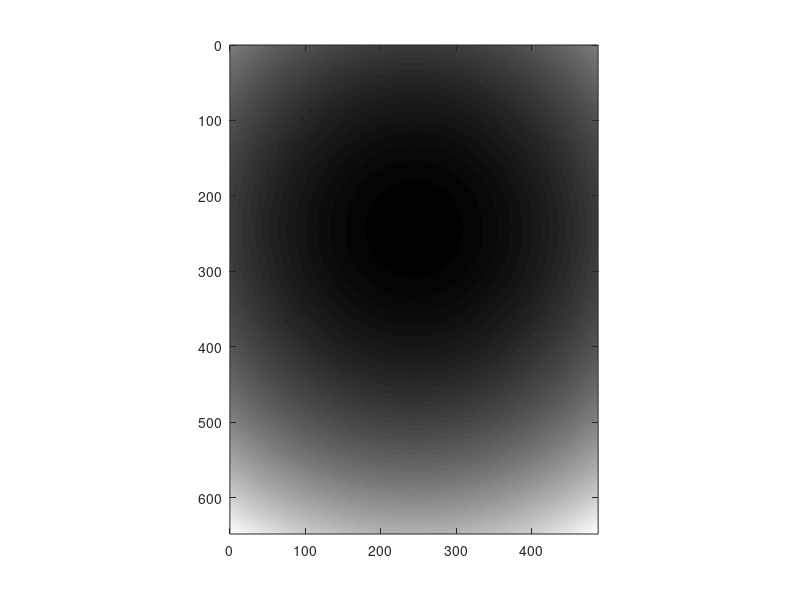

Write the MATLAB code that produced this figure. (Note: this script raises an error after producing the figure.)
clear all
tic
% Data reading & stacking
frame_width=648;
frame_height=488;

X_overlapping=30;
Y_overlapping=20;

cmin=10;
cmax_set=20;


frame_width_eff=frame_width-X_overlapping;
frame_height_eff=frame_height-Y_overlapping;


num_of_frame_per_division=16;

normalization_factor=50;

X_mosaic_starting_index=0;
Y_mosaic_starting_index=0;


X_mosaic_number=12;%12;
Y_mosaic_number=16;%16;


starting_frame_index=10;   %0.2 micron per frame, start from 1
frame_average_factor=20;    %averaged to stack
total_stack_number=1;

%

total_FOV_number=X_mosaic_number*Y_mosaic_number;
k=0;


%stiched_volume=zeros(frame_width_eff*X_mosaic_number+X_overlapping,frame_height_eff*Y_mosaic_number+Y_overlapping,num_of_frame_per_division);
% correction image generation

% correction 1 (edge summation correction)

correction_A=ones(frame_width,frame_height);

% left&right bound

for tt=1:X_overlapping
    correction_A(tt,:)=correction_A(tt,:)*(tt/(X_overlapping+1));
    correction_A(frame_width-tt+1,:)=correction_A(frame_width-tt+1,:)*(tt/(X_overlapping+1));
end
for tt=1:Y_overlapping
    correction_A(:,tt)=correction_A(:,tt)*(tt/(Y_overlapping+1));
    correction_A(:,frame_height-tt+1)=correction_A(:,frame_height-tt+1)*(tt/(Y_overlapping+1));
end

imagesc(correction_A);
colormap('gray');
axis equal
xlim([0 size(correction_A,2)]);
ylim([0 size(correction_A,1)]);

G_Ratio=1.4;
Gaussian_X_width=400*G_Ratio;
Gaussian_Y_width=300*G_Ratio;
X_offset=-80;
Y_offset=0;

correction_B_X=ones(frame_width,frame_height);
correction_B_Y=ones(frame_width,frame_height);

for tt=1:frame_height
    correction_B_X(:,tt)=gaussmf((1:frame_width),[Gaussian_X_width frame_width/2+X_offset]);
end
for tt=1:frame_width
    correction_B_Y(tt,:)=gaussmf((1:frame_height),[Gaussian_X_width frame_height/2+Y_offset]);
end
correction_B=1./(correction_B_X.*correction_B_Y);

correction_image=correction_A.*correction_B;
%correction_image(:)=1;
imagesc(correction_B);
colormap('gray');
axis equal
xlim([0 size(correction_B,2)]);
ylim([0 size(correction_B,1)]);

stiched_images=zeros(frame_width_eff*X_mosaic_number+X_overlapping,frame_height_eff*Y_mosaic_number+Y_overlapping,total_stack_number);
for NNN=1:total_stack_number
    
    division_starting_index=floor((starting_frame_index+(NNN-1)*frame_average_factor)/num_of_frame_per_division);   %start from zero
    the_starting_frame_index_in_the_first_division=starting_frame_index+(NNN-1)*frame_average_factor-division_starting_index*num_of_frame_per_division;
    division_end_index=((starting_frame_index+NNN*frame_average_factor)/num_of_frame_per_division);
    division_number=division_starting_index:division_end_index;
    temp_frame_volume=zeros(frame_width,frame_height,num_of_frame_per_division*length(division_number));
    stiched_image=zeros(frame_width_eff*X_mosaic_number+X_overlapping,frame_height_eff*Y_mosaic_number+Y_overlapping);
    
    for N=0:(total_FOV_number-1)
        X_number=rem(N,X_mosaic_number)+X_mosaic_starting_index; %0~2
        Y_number=floor(N/X_mosaic_number)+Y_mosaic_starting_index; %0~2
        X_FOV_number=X_number-X_mosaic_starting_index;
        Y_FOV_number=Y_mosaic_number-1-Y_number+Y_mosaic_starting_index;
        if (X_number<10)&&(Y_number<10)
            folder_path=sprintf('D:\\OCT data\\150727\\2015_0727_150727_pig skin_3rd(50 micron)_% d_% d\\',X_number,Y_number);
        elseif (X_number>9)&&(Y_number<10)
            folder_path=sprintf('D:\\OCT data\\150727\\2015_0727_150727_pig skin_3rd(50 micron)_%d_% d\\',X_number,Y_number);
        elseif (Y_number>9)&&(X_number<10)
            folder_path=sprintf('D:\\OCT data\\150727\\2015_0727_150727_pig skin_3rd(50 micron)_% d_%d\\',X_number,Y_number);
        else
            folder_path=sprintf('D:\\OCT data\\150727\\2015_0727_150727_pig skin_3rd(50 micron)_%d_%d\\',X_number,Y_number);
        end
        cd(folder_path);
        mkdir('divide');
        for NN=1:length(division_number)
            file_path=[folder_path sprintf('%08d',division_number(NN))];
            fin=fopen(file_path);
            A=fread(fin,[frame_width,frame_height*num_of_frame_per_division],'float32','b');
            if fin ==-1
                k=k+1;
                fclose('all');
            else
                for q=1:num_of_frame_per_division
                    temp_frame_volume(:,:,(NN-1)*num_of_frame_per_division+q)=A(:,(frame_height*(q-1)+1):frame_height*q).*correction_image;
                end
                fclose('all');
            end
        end
        %temp_frame_volume(:)=1;
        stiched_image(((X_FOV_number)*frame_width_eff+1):((X_FOV_number)*frame_width_eff+frame_width),((Y_FOV_number)*frame_height_eff+1):((Y_FOV_number)*frame_height_eff+frame_height))=stiched_image(((X_FOV_number)*frame_width_eff+1):((X_FOV_number)*frame_width_eff+frame_width),((Y_FOV_number)*frame_height_eff+1):((Y_FOV_number)*frame_height_eff+frame_height))+mean(temp_frame_volume(:,:,the_starting_frame_index_in_the_first_division:(the_starting_frame_index_in_the_first_division+frame_average_factor-1)),3);
        disp(N);

    end
    if max(max(stiched_image))<cmax_set
        cmax=max(max(stiched_image));
    else
        cmax=cmax_set;
    end
    Normailzed_image=(stiched_image-cmin)/cmax;
    Normailzed_image(Normailzed_image>1)=1;
    Normailzed_image(Normailzed_image<0)=0;
    imwrite(Normailzed_image,[cd,'\divide\',sprintf('stiched_image_%.1f micron',(starting_frame_index+(NNN-1)*frame_average_factor)*0.2),'.png']);
    fout=fopen([cd,'\divide\',sprintf('stiched_image_%.1f micron',(starting_frame_index+(NNN-1)*frame_average_factor)*0.2)],'w+');
    fwrite(fout,stiched_image,'float32','b');
end
    %imagesc(histeq(stiched_image,[0 1]));
    %colormap('gray');
    %caxis([0 1]);
    %axis equal
    %xlim([0 size(stiched_image,2)]);
    %ylim([0 size(stiched_image,1)]);
    
    
    %fin2=fopen([cd,'\divide\',sprintf('stiched_image_%.1f micron',(starting_frame_index+(NNN-1)*frame_average_factor)*0.2)]);
    %QQQ=fread(fin2,[size(stiched_image,1),size(stiched_image,2)],'float32','b');

    %imagesc(histeq(stiched_image,[0.2:0.001:0.5]));

    %for QQQ=1:4
    %    Normailzed_image=(mean(stiched_volume(:,:,((QQQ-1)*4+1):((QQQ)*4)),3)-cmin)/cmax;
    %    Normailzed_image(Normailzed_image>1)=1;
    %    %stiched_images(:,:,NN)=mean(stiched_volume,3);
    %    imwrite(Normailzed_image,[cd,'\divide\',sprintf('stiched_image_%d.png',(NN-1)*4+QQQ),'.png']);
    %end
    %for QQQ=1:16
    %    Normailzed_image=(mean(stiched_volume(:,:,QQQ),3)-cmin)/cmax;
    %    Normailzed_image(Normailzed_image>1)=1;
        %stiched_images(:,:,NN)=mean(stiched_volume,3);
    %    imwrite(Normailzed_image,[cd,'\divide3\',sprintf('stiched_image_%d.png',(NN-1)*16+QQQ),'.png']);
    %end
    %stiched_volume=zeros(frame_width_eff*X_mosaic_number+X_overlapping,frame_height_eff*Y_mosaic_number+Y_overlapping,num_of_frame_per_division);
toc
%
disable=1;
if disable==0
frame_starting_index=85;
total_frame_number=20;

%stiched_image=mean(stiched_volume(:,:,frame_starting_index:(frame_starting_index+total_frame_number-1)),3);


%
NNN=1;
stiched_image=stiched_images(:,:,NNN);

imagesc(stiched_image);
colormap('gray');
caxis([cmin cmax]);
axis equal
xlim([0 size(stiched_image,2)]);
ylim([0 size(stiched_image,1)]);

Normailzed_image=(stiched_image-cmin)/cmax;
Normailzed_image(Normailzed_image>1)=1;

imagesc(Normailzed_image);
colormap('gray');
caxis([0 1]);
axis equal
xlim([0 size(stiched_image,2)]);
ylim([0 size(stiched_image,1)]);

%% Stacking
%Frame_spacing=5;
%Stacking_starting_frame=1;
%Total_stacked_frame_number=38;

%for qq=1:Total_stacked_frame_number
%    findex=Stacking_starting_frame+(qq-1)*Frame_spacing;
%    stiched_image=mean(stiched_volume(:,:,findex:(findex+total_frame_number-1)),3);
%    Normailzed_image=(stiched_image-cmin)/cmax;
%    Normailzed_image(Normailzed_image>1)=1;
%    imwrite(Normailzed_image,[cd,'\divide\',sprintf('averaged_frame_%d.png',qq),'.png']);
%end

end